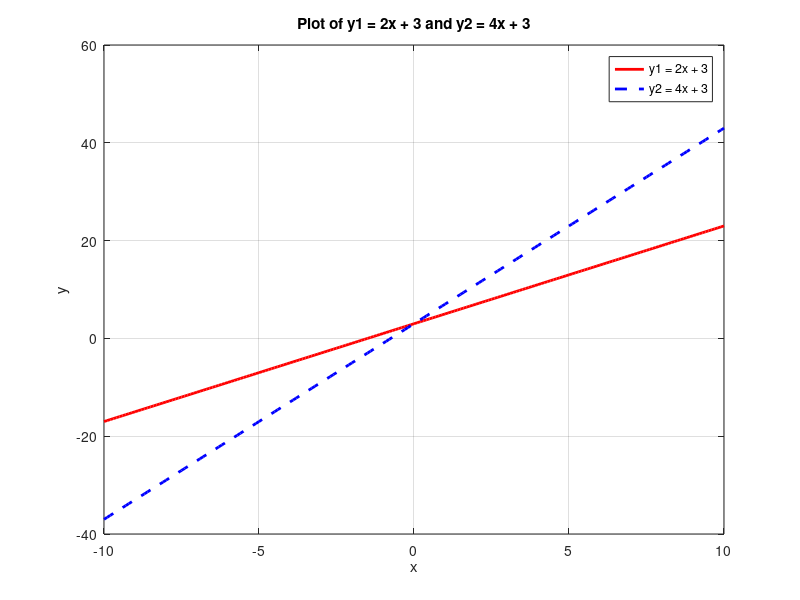

Write the MATLAB code that produced this figure.
% Define the range of x values
x = -10:0.1:10;

% Define the equations
y1 = 2*x + 3;
y2 = 4*x + 3;

% Plot the curves
plot(x, y1, '-r', 'LineWidth', 2); % Plot y1 with a solid red line
hold on; % Hold the plot
plot(x, y2, '--b', 'LineWidth', 2); % Plot y2 with a dashed blue line

% Add labels and legend
xlabel('x');
ylabel('y');
title('Plot of y1 = 2x + 3 and y2 = 4x + 3');
legend('y1 = 2x + 3', 'y2 = 4x + 3');

% Turn the grid on
grid on;

% Display the plot
hold off; % Release the plot
